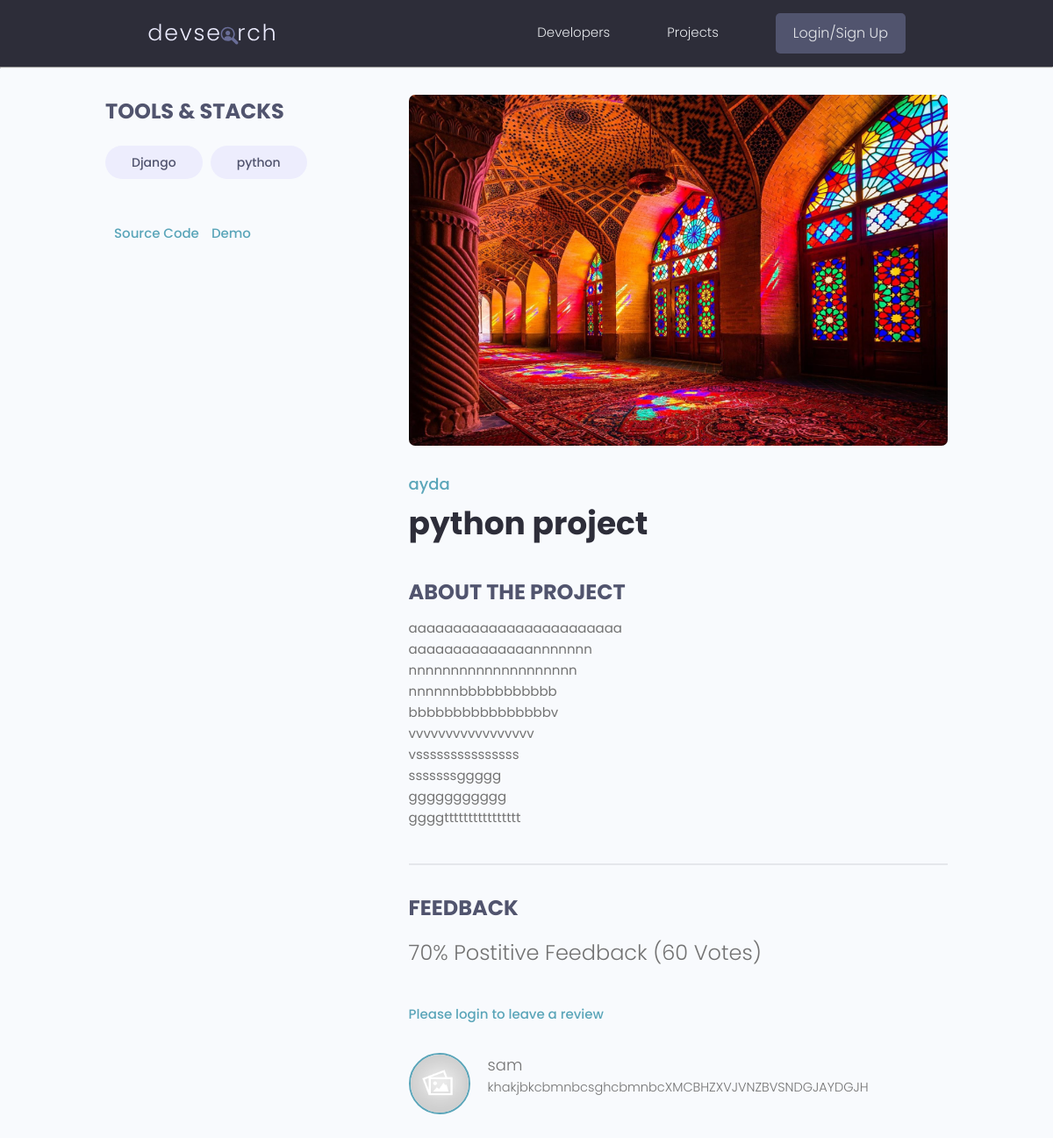
The app's page /projects/project/beed4763-3ab7-40dd-a09c-6a35ce221d7a/ with its own data.
### projects/models.py (models this page shows, shortened)
class Tag(models.Model):
    name=models.CharField(max_length=200)
    created=models.DateTimeField(auto_now_add=True)
    id=models.UUIDField(default=uuid.uuid4, unique=True, primary_key=True, editable=False)

class Project(models.Model):
    owner=models.ForeignKey(Profile, null=True,blank=True,on_delete=models.CASCADE)
    title= models.CharField(max_length=200)
    description= models.TextField(null=True, blank=True)
    featured_image=models.ImageField(null=True, blank=True, upload_to=None, height_field=None, width_field=None, max_length=100)
    demo_link=models.CharField(max_length=2000, blank=True)
    source_link= models.CharField(max_length = 2000, null=True, blank=True)
    tags=models.ManyToManyField('Tag', blank=True)# because the tag model is written below we put ''
    vote_total=models.IntegerField(default=0, null=True, blank=True)
    vote_ratio=models.IntegerField(default=0,null=True, blank=True)
    created= models.DateTimeField(auto_now_add=True)
    id=models.UUIDField(default=uuid.uuid4,unique=True, primary_key=True, editable=False)
    class Meta:
        ordering = ['-vote_ratio', '-vote_total', 'title']
    @property
    def imageURLs(self):
        try:
            img=self.featured_image.url
        except:
            img=''
        return img
    @property
    def reviewers(self):
        queryset = self.review_set.all().values_list('owner__id', flat=True)
        return queryset

class Review(models.Model):
    VOTE_TYPE=(
        ('up', 'Up Vote'),
        ('down', 'Down Vote')
    )
    owner = models.ForeignKey(Profile, on_delete=models.CASCADE, null=True)
    project = models.ForeignKey(Project, on_delete=models.CASCADE) # all revies will be deleted if the project is removed
    body=models.TextField(null=True, blank=True)
    value=models.CharField(max_length = 200, choices=VOTE_TYPE)
    created=models.DateTimeField(auto_now_add=True)
    id=models.UUIDField(default=uuid.uuid4, unique=True, primary_key=True, editable=False)
    class Meta:
        unique_together = [['owner', 'project']]

### users/models.py (models this page shows, shortened)
class Profile(models.Model):
    user=models.OneToOneField(User, on_delete=models.CASCADE, null=True, blank=True)
    name=models.CharField(max_length=200, blank=True, null=True)
    username=models.CharField(max_length=200, blank=True, null=True)
    location=models.CharField(max_length=200, blank=True, null=True)
    email=models.EmailField(max_length=500,blank=True, null=True)
    short_intro= models.CharField(max_length=200, blank=True, null=True)
    bio=  models.TextField(blank=True, null=True)
    profile_image= models.ImageField(null=True, blank=True,upload_to='profiles/', default='profiles/default.jpg')
    social_github =models.CharField(max_length=200,blank=True,null=True)
    social_linkedin =models.CharField(max_length=200,blank=True,null=True)
    social_youtube =models.CharField(max_length=200,blank=True,null=True)
    social_website =models.CharField(max_length=200,blank=True,null=True)
    created=models.DateTimeField(auto_now_add=True)
    id= models.UUIDField(default=uuid.uuid4 , unique=True, primary_key=True, editable=False)
    class Meta:
        ordering = ['created']

### projects/views.py (the view, shortened to what this page needs)
# urls.py: path('project/<str:pk>/', views.project, name="project"),
def project(request, pk):
    projectObj= Project.objects.get(id=pk)
    tags=projectObj.tags.all()
    form=ReviewForm()
    return render(request,'projects/single_project.html',{'projectObj': projectObj,'tags':tags,'form': form})

### projects/templates/projects/single_project.html (shortened to what this page needs)
{% extends 'main.html' %}
    {% block content %}
  <main class="singleProject my-md">
    <div class="container">
      <div class="layout">
        <div class="column column--1of3">
          <h3 class="singleProject__subtitle">Tools & Stacks</h3>
          <div class="singleProject__toolStack">
            {% for tag in projectObj.tags.all %}
            <span class="tag tag--pill tag--sub tag--lg">
              <small>{{tag.name}}</small>
            </span>
            {% endfor %}
          </div>
          {% if projectObj.source_link %}
          <a class="singleProject__liveLink" href="{{projectObj.source_link}}" target="_blank">Source Code
          </a>
          {% endif %}
          {% if projectObj.demo_link %}
          <a class="singleProject__liveLink" href="{{projectObj.demo_link}}" target="_blank">Demo
          </a>
          {% endif %}
        </div>
        <div class="column column--2of3">
          <img class="singleProject__preview" src="{{projectObj.imageURLs}}" alt="portfolio thumbnail" />
          <a href="{% url 'user-profile' projectObj.owner.id %}" class="singleProject__developer">{{projectObj.owner.name}}</a>
          <h2 class="singleProject__title">{{projectObj.title}}</h2>
          <h3 class="singleProject__subtitle">About the Project</h3>
          <div class="singleProject__info">
            {{projectObj.description|linebreaksbr}}
          </div>
          <div class="comments">
            <h3 class="singleProject__subtitle">Feedback</h3>
            <h5 class="project--rating">
              {{projectObj.vote_ratio}}% Postitive Feedback ({{projectObj.vote_total}} Votes)
            </h5>
            {% if request.user.profile.id in projectObj.reviewers %}
                    <p>You have already submitted your review for this project</p>
            {% elif request.user.profile == projectObj.owner %}
                    <p>You cannot review your own work</p>
              {% else %}
      <a href="{% url 'login' %}?next={{request.path}}">Please login to leave a review</a>
            {% endif %}
            <div class="commentList">
              {% for review in projectObj.review_set.all %}
                  {% if review.body %}
              <div class="comment">
                  <img class="avatar avatar--md"
                    src="{{review.owner.profile_image.url}}" alt="user" />
                <div class="comment__details">
                  <p  class="comment__author">{{review.owner.name}}</p>
                  <p class="comment__info">
                    {{review.body|linebreaksbr}}
                  </p>
                </div>
              </div>
             {% endif %}
              {% endfor %}
            </div>
          </div>
        </div>
      </div>
    </div>
  </main>
    {% endblock content %}

### static/styles/app.css (style rules this page uses)
:root { --color-sub: #2d2d39; }
img { width: 100%; }
.singleProject .column--1of3 { order: 2; }
@media screen and (min-width: 1081px) { .singleProject .column--1of3 { order: 1; } }
@media screen and (min-width: 1081px) { .singleProject .column--2of3 { order: 2; } }
.singleProject__toolStack { margin-top: 2rem; margin-bottom: 4rem; }
.singleProject__liveLink { font-weight: 500; transition: all 0.3s ease-in-out; border-bottom: 2px solid transparent; }
.singleProject__preview { height: 50vh; object-fit: cover; object-position: top center; margin-bottom: 3rem; border-radius: 0.7rem; }
.singleProject__developer { font-size: 1.8rem; font-weight: 500; }
.singleProject__title { font-size: 3.6rem; font-weight: 700; color: var(--color-sub); margin-bottom: 3rem; }
.project--rating { margin-bottom: 1.6em; margin-top: .5em; }
.singleProject__subtitle { text-transform: uppercase; font-size: 2.4rem; font-weight: 700; color: var(--color-sub-light); margin-bottom: 1rem; }
.comments { margin-top: 4rem; padding-top: 3rem; border-top: 2px solid var(--color-light); }
.commentList { margin: 3rem 0; }
.comment { display: flex; gap: 2rem; }
.comment__author { font-size: 1.8rem; }
.comment__info { font-size: 1.45rem; }

### static/uikit/styles/modules/_variables.css (style rules this page uses)
:root { --color-main: #5aa5b9; --color-main-light: #e6faff; --color-sub: #3f4156; --color-sub-light: #51546e; --color-sub-lighter: #ededfd; --color-text: #737373; --color-gray: #8b8b8b; --color-light: #e5e7eb; --color-light-gray: #767676; --color-bg: #f8fafd; --color-white: #fffefd; --color-white-light: #f3f3f3; --color-success: #359e64; --color-success-bg: #def8e8; --color-error: #fc4b0b; --color-error-bg: #fff2ee; --font-base: 'Poppins', arial, helvetica, 'Segoe UI', roboto, ubuntu, sans-serif; --font-monospace: 'Fira Code', 'Courier New', courier, monospace; --font-regular: 300; --font-medium: 500; --font-bold: 700; --generic-shadow: 1px 1px 5px #00000010; --generic-transition: all 0.3s ease-in-out; }

### static/uikit/styles/modules/_base.css (style rules this page uses)
* { margin: 0; padding: 0; box-sizing: border-box; text-rendering: optimizeLegibility; color: inherit; font-size: inherit; }
html { font-size: 50%; }
@media only screen and (min-width: 480px) { html { font-size: 56.25%; } }
@media only screen and (min-width: 1200px) { html { font-size: 62.5%; } }
body { line-height: 1.6; font-weight: 400; font-size: 1.5rem; color: var(--color-text); background-color: var(--color-bg); min-height: 100vh; }

### static/uikit/styles/modules/_typography.css (style rules this page uses)
* { font-family: var(--font-base); }
h2 { font-size: 3.6rem; font-weight: var(--font-bold); }
h3 { font-size: 3.2rem; font-weight: var(--font-medium); }
h5 { font-size: 2.4rem; font-weight: var(--font-medium); }
h5, h6 { font-weight: var(--font-regular); }
p, span, strong { font-size: 1.6rem; color: var(--color-text); font-weight: var(--font-regular); }
a { padding-bottom: 2px; text-decoration: none; display: inline-block; color: var(--color-main); font-weight: var(--font-medium); }

### static/uikit/styles/modules/_utilities.css (style rules this page uses)
.container { width: 92%; max-width: 165rem; margin: 0 auto; box-sizing: border-box; }
@media screen and (min-width: 1000px) { .container { width: 90%; } }
@media screen and (min-width: 1200px) { .container { width: 80%; } }
.my-md { margin: 3rem auto; }

### static/uikit/styles/modules/_avatar.css (style rules this page uses)
.avatar { border-radius: 50%; border: 2px solid var(--color-main); object-fit: cover; }
.avatar--md { height: 7rem; width: 7rem; }

### static/uikit/styles/modules/_tag.css (style rules this page uses)
.tag { display: inline-flex; align-items: center; background-color: var(--color-sub); height: -webkit-fit-content; height: -moz-fit-content; height: fit-content; width: -webkit-fit-content; width: -moz-fit-content; width: fit-content; border-radius: 0.5rem; padding: 0.5rem 1.5rem; font-size: 1.2rem; cursor: pointer; }
.tag:not(:last-child) { margin-right: 0.25rem; margin-bottom: 0.75rem; }
.tag > small { color: var(--color-white); }
.tag--pill { border-radius: 5rem; }
.tag--sub, .tag--sub > small { background: var(--color-sub-lighter); color: var(--color-sub-light); font-weight: 500; }
.tag--lg { padding: 0.8rem 3rem; font-size: 1.4rem; }
.tag--lg:not(:last-child) { margin-right: 0.5rem; margin-bottom: 1rem; }

### static/uikit/styles/modules/_layout.css (style rules this page uses)
.layout { display: flex; flex-flow: row wrap; justify-content: space-between; }
.layout > .column { margin-bottom: 3rem; }
.layout > .column.column--1of3 { flex-basis: 30%; }
.layout > .column.column--2of3 { flex-basis: 64%; }

### records on screen
Tag: name "Django"
Tag: name "python"
Project: imageURLs (picture), owner.name "ayda", title "python project", description "aaaaaaaaaaaaaaaaaaaaaaaa aaaaaaaaaaaaaannnnnnn nnnnnnnnnnnnnnnnnnnn nnnnnnbbbbbbbbbbb bbbbbbbbbbbbbbbbv vvvvvvvvvvvvvvvvv vsssssssssssssss sssssssggggg ggggggggggg ggggtttttttttttttttt", vote_ratio "70", vote_total "60"
Review: owner.profile_image (placeholder picture), owner.name "sam", body "khakjbkcbmnbcsghcbmnbcXMCBHZXVJVNZBVSNDGJAYDGJH"
